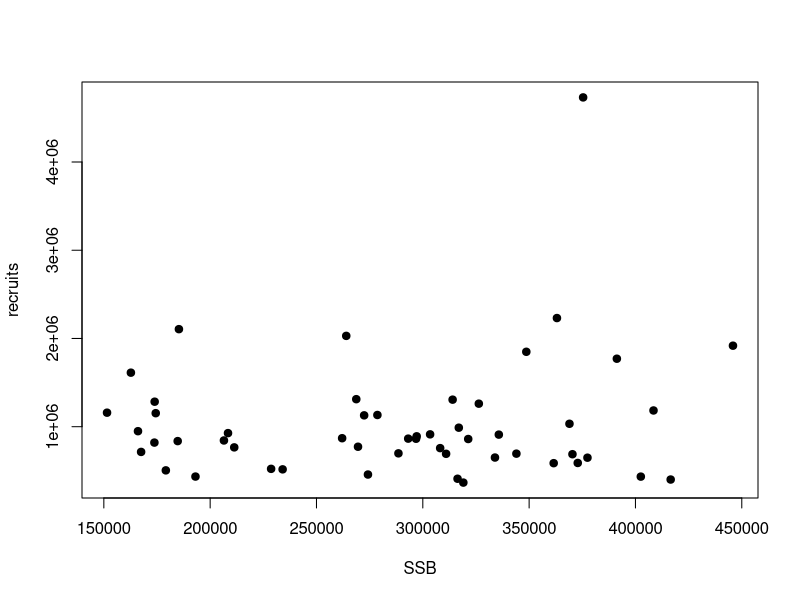
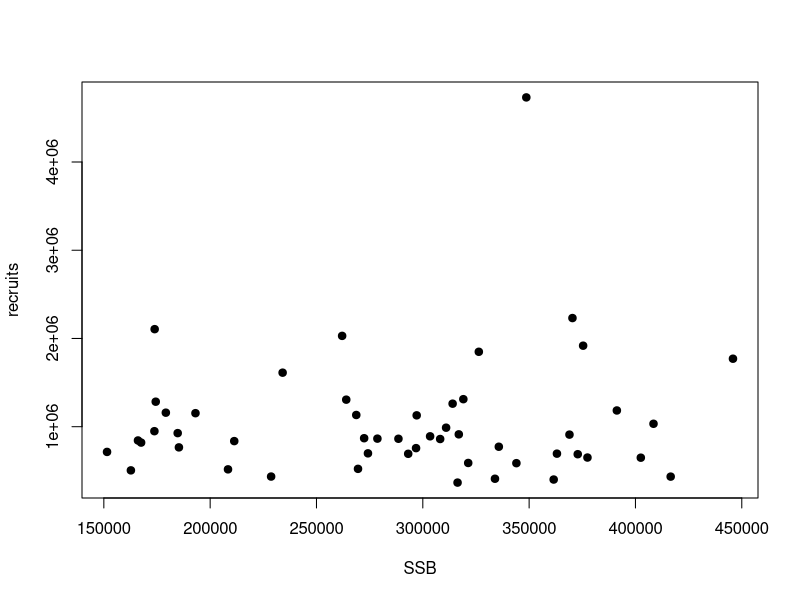
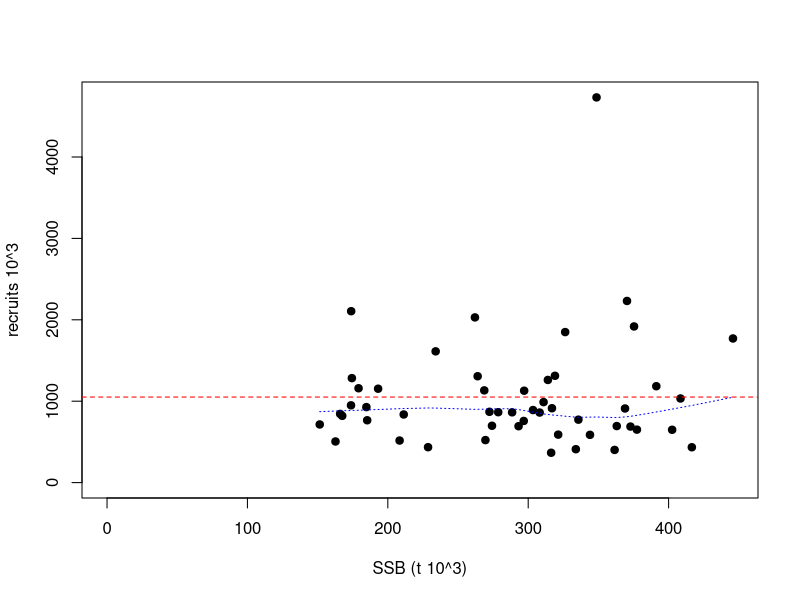

Write R code to recreate these figures, in order.
# T05_Loading_data.R - DESC
# T05_Loading_data.R

# Copyright 2011-13 JRC FishReg. Distributed under the GPL 2 or later
# Maintainer: FishReg, JRC

# Introduction to R for Fisheries Science

# READ CSV

# read.table & friends

?read.table

# file, header=FALSE, sep="", dec=".", na.strings="NA", ...

# Read the ple4.csv file into a data.frame

ple4 <- read.csv("ple4.csv", header=TRUE)

# Plot the S/R datapoints

plot(ple4$ssb, ple4$rec, pch=19, xlab="SSB", ylab="recruits")

# but must add lag!
x <- ple4$ssb[-dim(ple4)[1]]
y <- ple4$rec[-1]

plot(x, y, pch=19, xlab="SSB", ylab="recruits")

# better add limits by hand

plot(x/1000, y/1000, pch=19, xlab="SSB (t 10^3)", ylab="recruits 10^3",
	ylim=c(0, max(y/1000)), xlim=c(0, max(x/1000)))

# a mean(rec)( line

abline(a=mean(y/1000), 0, col="red", lty=2)

# a lowess smoother

lines(lowess(x/1000, y/1000), col="blue", lty=3)
